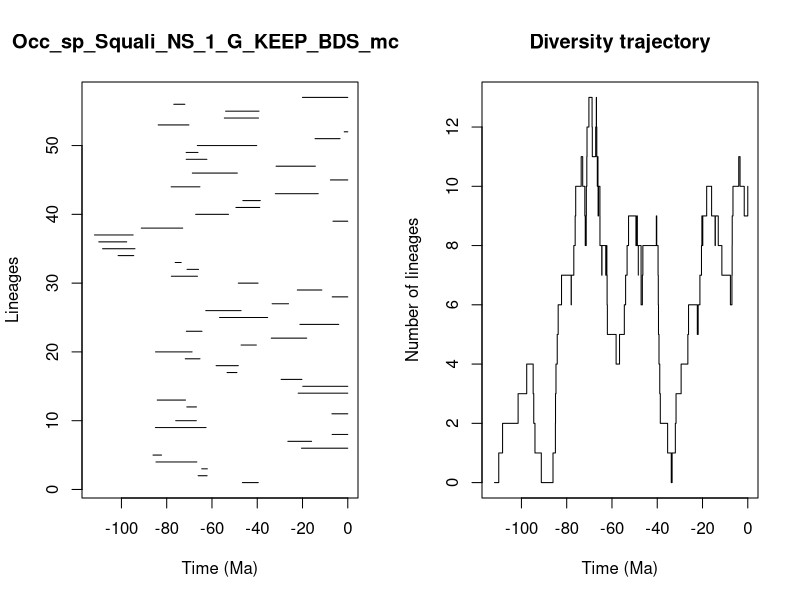

Write R code to recreate this figure.


pdf(file='../Results/Species_NS/5_MA_bins_EXT_EP_FT/pyrate_mcmc_logs/Occ_sp_Squali_NS_1_G_KEEP_BDS_mcmc_LTT.pdf',width=0.6*20, height=0.6*10)
title = "Occ_sp_Squali_NS_1_G_KEEP_BDS_mcmc"
ts=c(46.574366385169824, 66.12568976911277,64.52143487972383,84.73310254091778,86.05273273266266,20.45457940711587,26.473304965845585,6.912243447390896,84.99188241718711,76.02368382418344,7.001501703207503,71.1115957209379,84.18385702128691,21.917346289122747,19.875521221280632,29.446911278098504,53.319460891042674,58.17103622032121,71.80682857766404,84.9434150747213,47.13192816912152,33.807631222798314,71.32526651873589,21.14728093208551,56.65999419706634,62.747350933792916,33.42682549751759,6.873979460466986,22.295235227746858,48.3724141902598,77.95225922047425,71.02492200921309,76.26078589821924,101.47099996814491,108.33134506109488,110.01836586242759,111.90559646303214,91.22076362036043,6.539771496840867,67.1967206629975,49.41203424824737,46.35430576837091,32.00193527200231,78.04101267277531,7.675531035727429,68.68619172572475,31.691333063631895,71.37757794919351,71.40945529509165,66.48263186985133,14.455173355442941,1.5686391999677978,83.76885653027229,54.54174724626999,53.975391904783436,76.86073753869738,20.036785403754653)
te=c(39.5385336955791, 62.149084260008856,62.03772459391823,66.69978643207371,82.28579533259658,0.0,15.980458963509,0.0,62.60842682693166,66.919611914057,0.0,66.84230585612009,71.69506361600772,0.0,0.0,20.275637002429193,48.98349953980488,48.36845060783565,65.30663701044818,68.787998473331,40.40263094432863,18.15962394927183,64.41258108741513,3.991855665022905,35.412306189466136,47.14140346371188,26.172242757415983,0.0,11.447070938605837,39.635825152024736,66.40589590582306,65.93449290783144,73.60123220906405,94.55902497705661,94.02036876386033,97.66694428675974,94.8182285296898,72.93248955847194,0.0,52.67552759343492,38.88633972838248,38.64517511212146,13.045581231762274,65.32510118375463,0.0,48.78630576995593,14.326994228985287,62.25231152004812,66.17921150907944,40.22189224933656,3.417936609833726,0.0,70.19028121405891,39.447243292191345,39.22377810732322,71.98863481574271,0.0)
div_traj=c(0, 1,2,3,4,3,2,1,0,1,2,3,4,5,6,7,6,7,8,9,10,11,10,9,8,9,8,9,10,11,12,13,12,11,12,13,12,11,10,11,10,9,10,9,8,7,8,7,8,7,6,5,4,5,6,7,8,9,8,9,8,7,8,7,6,7,8,9,8,7,6,5,4,3,2,1,0,1,2,3,4,5,6,5,6,7,8,9,8,9,10,9,8,9,8,7,6,7,8,9,10,11,10,9,10)
time_events=c(111.90559646303214, 110.01836586242759,108.33134506109488,101.47099996814491,97.66694428675974,94.8182285296898,94.55902497705661,94.02036876386033,91.22076362036043,86.05273273266266,84.99188241718711,84.9434150747213,84.73310254091778,84.18385702128691,83.76885653027229,82.28579533259658,78.04101267277531,77.95225922047425,76.86073753869738,76.26078589821924,76.02368382418344,73.60123220906405,72.93248955847194,71.98863481574271,71.80682857766404,71.69506361600772,71.40945529509165,71.37757794919351,71.32526651873589,71.1115957209379,71.02492200921309,70.19028121405891,68.787998473331,68.68619172572475,67.1967206629975,66.919611914057,66.84230585612009,66.69978643207371,66.48263186985133,66.40589590582306,66.17921150907944,66.12568976911277,65.93449290783144,65.32510118375463,65.30663701044818,64.52143487972383,64.41258108741513,62.747350933792916,62.60842682693166,62.25231152004812,62.149084260008856,62.03772459391823,58.17103622032121,56.65999419706634,54.54174724626999,53.975391904783436,53.319460891042674,52.67552759343492,49.41203424824737,48.98349953980488,48.78630576995593,48.3724141902598,48.36845060783565,47.14140346371188,47.13192816912152,46.574366385169824,46.35430576837091,40.40263094432863,40.22189224933656,39.635825152024736,39.5385336955791,39.447243292191345,39.22377810732322,38.88633972838248,38.64517511212146,35.412306189466136,33.807631222798314,33.42682549751759,32.00193527200231,31.691333063631895,29.446911278098504,26.473304965845585,26.172242757415983,22.295235227746858,21.917346289122747,21.14728093208551,20.45457940711587,20.275637002429193,20.036785403754653,19.875521221280632,18.15962394927183,15.980458963509,14.455173355442941,14.326994228985287,13.045581231762274,11.447070938605837,7.675531035727429,7.001501703207503,6.912243447390896,6.873979460466986,6.539771496840867,3.991855665022905,3.417936609833726,1.5686391999677978,0.0)
                par(mfrow=c(1,2))
                L = length(ts)
                plot(ts, 1:L , xlim=c(-max(ts)-1,0), pch=20, type="n", main=title,xlab="Time (Ma)",ylab="Lineages")
                for (i in 1:L){segments(x0=-te[i],y0=i,x1=-ts[i],y1=i)}    
                t = -time_events
                plot(div_traj ~ t,type="s", main = "Diversity trajectory",xlab="Time (Ma)",ylab="Number of lineages",xlim=c(-max(ts)-1,0))
                abline(v=c(65,200,251,367,445),lty=2,col="gray")
                
